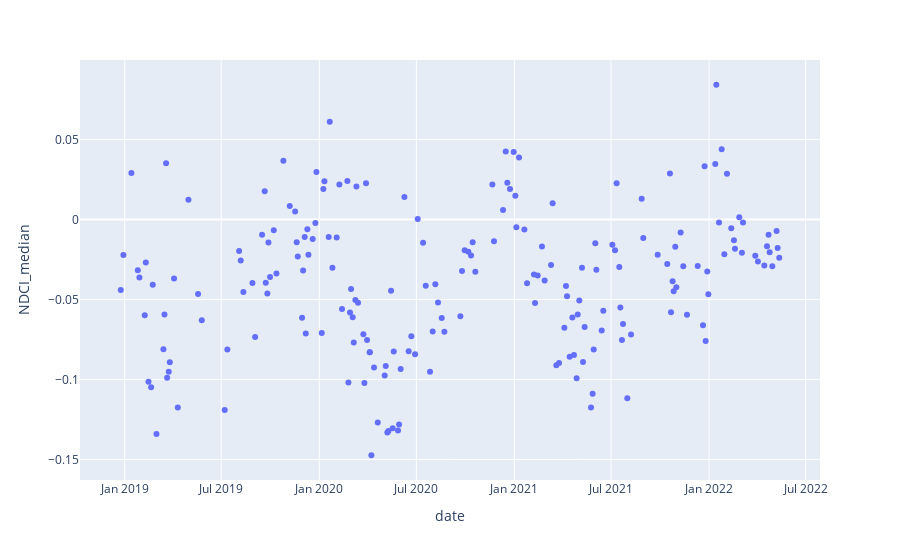

This figure's notebook cell:
### Code cell
px.scatter(df_ndci, x="date", y="NDCI_median")

### Figure 1 — Plotly figure (JSON) as saved in the notebook; plotly's stock layout.template omitted (floating-point values rounded to 4 significant figures; data arrays with more than 128 entries replaced by an {"elided": "..."} marker saying what was removed)
{"data": [{"hovertemplate": "date=%{x}<br>NDCI_median=%{y}<extra></extra>", "legendgroup": "", "marker": {"color": "#636efa", "symbol": "circle"}, "mode": "markers", "name": "", "orientation": "v", "showlegend": false, "type": "scatter", "x": {"elided": "198 str values"}, "xaxis": "x", "y": {"elided": "198 float values"}, "yaxis": "y"}], "layout": {"legend": {"tracegroupgap": 0}, "margin": {"t": 60}, "xaxis": {"anchor": "y", "domain": [0, 1], "title": {"text": "date"}}, "yaxis": {"anchor": "x", "domain": [0, 1], "title": {"text": "NDCI_median"}}}}
